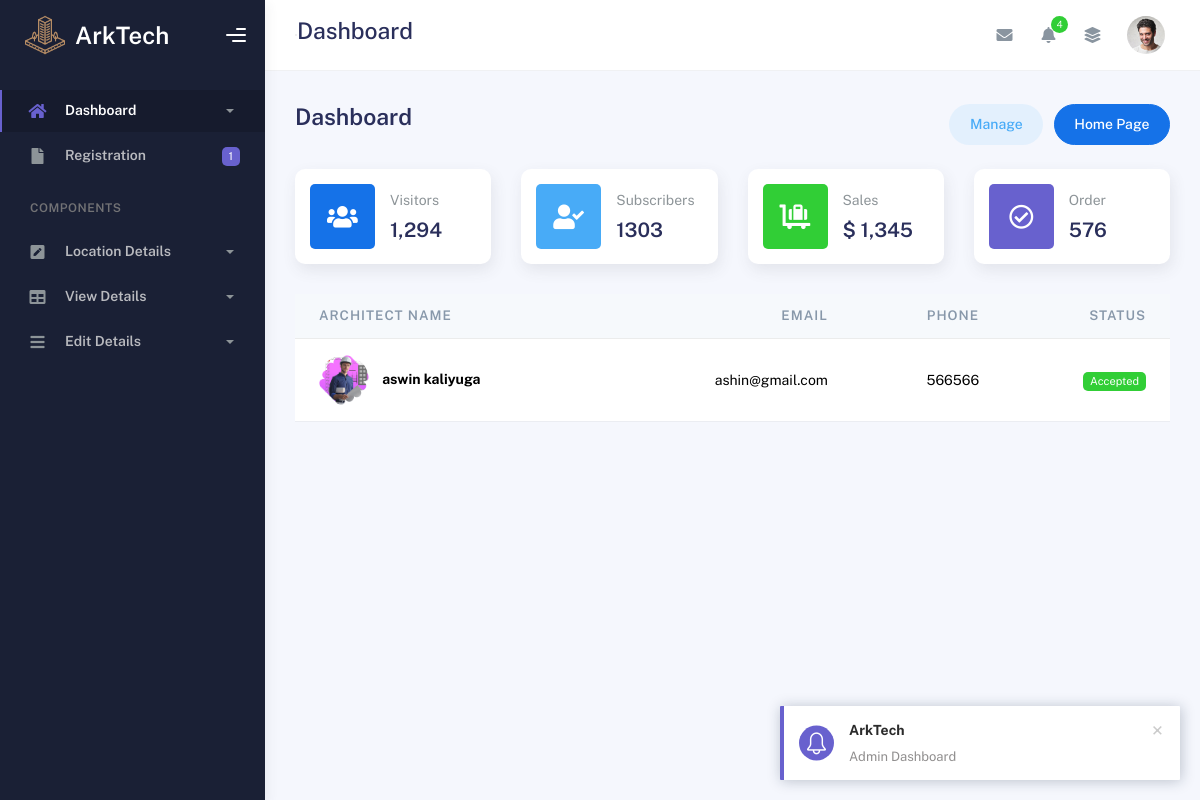
The app's page /Admin/index.php, older data.
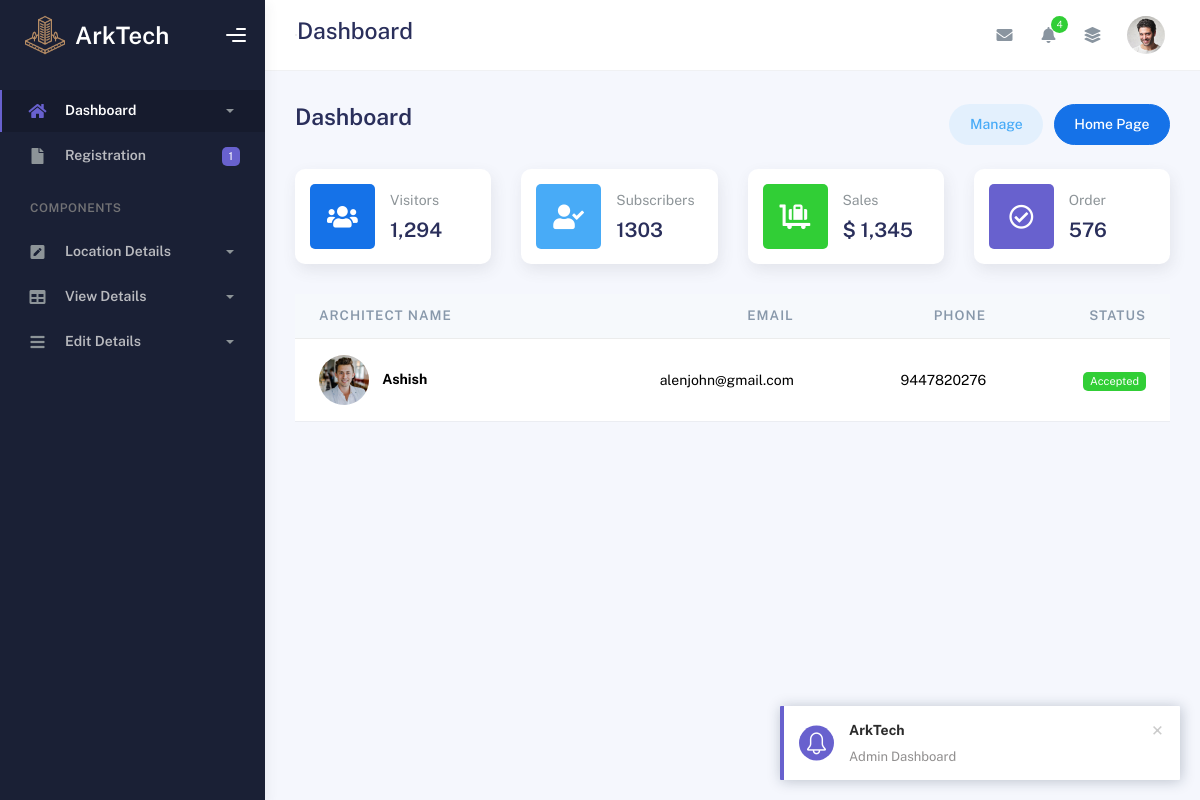
The same page, newer data.
### tables this page shows
CREATE TABLE IF NOT EXISTS `tbl_architects` (
  `architect_id` int NOT NULL AUTO_INCREMENT,
  `arch_name` varchar(50) NOT NULL,
  `profiles` varchar(500) NOT NULL,
  `email` varchar(50) NOT NULL,
  `phone` bigint NOT NULL,
  `username` varchar(20) NOT NULL,
  `passwords` varchar(50) NOT NULL,
  `certificate_of_licensce` varchar(200) NOT NULL,
  `location_id` int NOT NULL,
  `status` varchar(20) NOT NULL,
  PRIMARY KEY (`architect_id`)
);

### dboperation.php (called while the page is built, shortened)
<?php
class dboperation
{
    public $con,$res;
    function __construct()
    {
        $this->con=mysqli_connect("localhost","root","","arktech");
    }
    public function executequery($sql)
    {
        $this->res=mysqli_query($this->con,$sql);
        return $this->res;
    }
}
?>

### Admin/index.php (the view, shortened to what the changed rows need)
<?php include('./header.php');?>
        <div class="container">
          <div class="page-inner">
                      <?php
                        include("../dboperation.php");
                        $obj = new dboperation();
                        $sql = "SELECT * FROM tbl_architects";
                        $res = $obj->executequery($sql);
                        ?>
                        <table class="table align-items-center mb-0">
                          <thead class="thead-light">
                            <tr>
                              <th scope="col">Architect Name</th>
                              <th scope="col" class="text-end">Email</th>
                              <th scope="col" class="text-end">Phone</th>
                              <th scope="col" class="text-end">Status</th>
                            </tr>
                          </thead>
                          <tbody>
                            <?php while ($row = mysqli_fetch_array($res)) { ?>
                              <tr>
                                <th scope="row">
                                  <?php if (!empty($row['profiles'])): ?>
                                    <img src="../uploads/<?= $row['profiles'] ?>" alt="Profile" width="50" height="50" style="object-fit:cover; border-radius:50%; margin-right:10px;">
                                  <?php else: ?>
                                    <i class="fa fa-user-circle fa-2x text-muted me-2"></i>
                                  <?php endif; ?>
                                  <?= $row['arch_name'] ?>
                                </th>
                                <td class="text-end"><?= $row['email'] ?></td>
                                <td class="text-end"><?= $row['phone'] ?></td>
                                <td class="text-end">
                                  <?php
                                    $status = $row["status"];
                                    if ($status == 'Accepted') {
                                      echo '<span class="badge badge-success">Accepted</span>';
                                    } elseif ($status == 'Rejected') {
                                      echo '<span class="badge badge-danger">Rejected</span>';
                                    } else {
                                      echo '<span class="badge badge-warning text-dark">Pending</span>';
                                    }
                                  ?>
                                </td>
                              </tr>
                            <?php } ?>
                          </tbody>
                        </table>
                  </div>
                </div>
              </div>
        <?php include('footer.php');?>

Row changes from the older to the newer data that the page shows:
removed tbl_architects: profiles (picture), arch_name "aswin kaliyuga", email "ashin@gmail.com", phone "566566", status "Accepted"
added tbl_architects: profiles (picture), arch_name "Ashish", email "alenjohn@gmail.com", phone "9447820276", status "Accepted"
